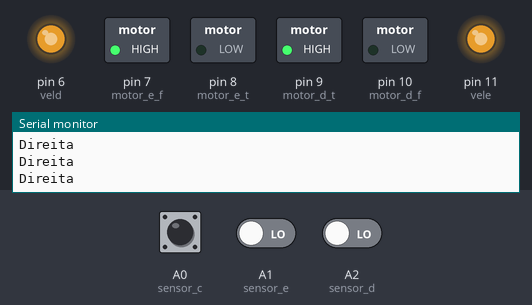
The sketch below on a simulated Arduino Uno, built with avr-gcc and run on an emulated ATmega328P. Shown: switched loads named in the sketch (green lamp = pin HIGH), output pins drawn as LEDs (lit = HIGH), the last lines printed to the serial monitor. Dashed ring = blinking. Inputs (shaded band) come from the test bench; at power-on: A0 (sensor_c) HIGH, A2 (sensor_d) LOW, A1 (sensor_e) LOW. Random numbers use the default seed unless the sketch sets one.

Above: at 1.2 s.
1.3 s: A0 (sensor_c) driven LOW
At 2.1 s:
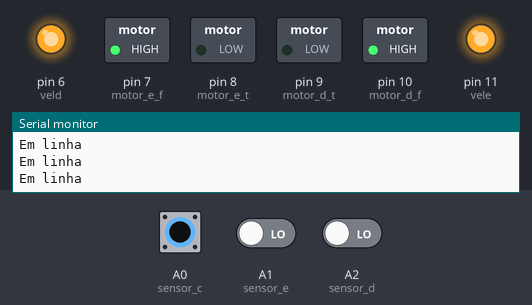
2.8 s: A0 (sensor_c) driven HIGH
At 3.7 s:
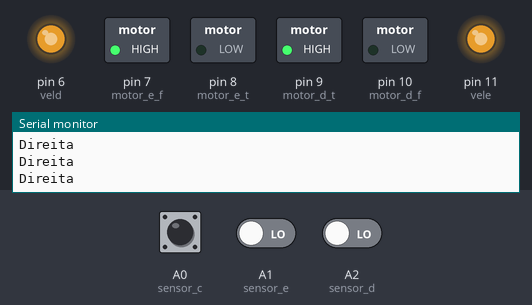
5.8 s: A0 (sensor_c) pulsed LOW 5 times (0.12 s each, 0.3 s apart)
At 6.32 s:
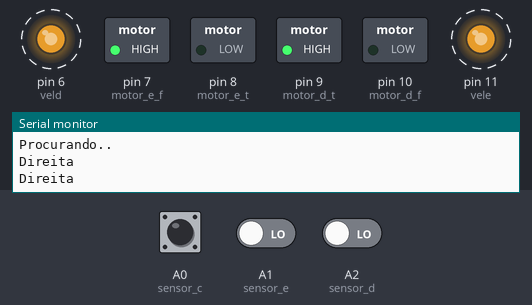
10.3 s: A0 (sensor_c) driven LOW and A2 (sensor_d) driven HIGH
At 11.5 s:
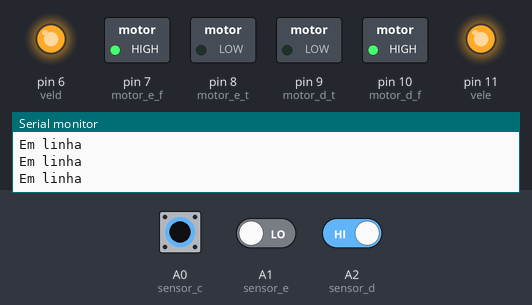
13.3 s: A0 (sensor_c) driven HIGH
At 14.1 s:
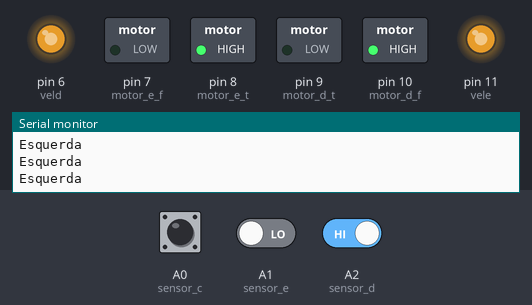
Timing chart, 0 to 15.8 s (numbered marks = the images above; inputs shaded):
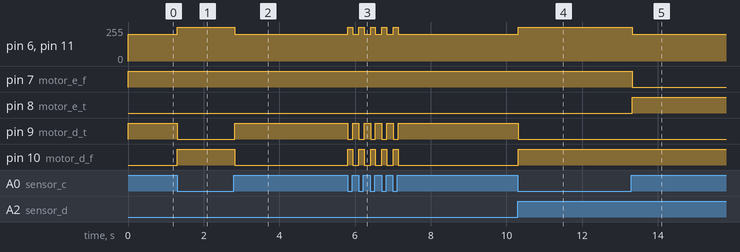

Measured:
- after the input at 1.3 s, pin 6 (veld), pin 11 (vele): 200/255 → 255/255 at once; pin 9 (motor_d_t): HIGH → LOW at once; pin 10 (motor_d_f): LOW → HIGH at once
- after the input at 2.8 s, pin 6 (veld), pin 11 (vele): 255/255 → 200/255 at once; pin 9 (motor_d_t): LOW → HIGH at once; pin 10 (motor_d_f): HIGH → LOW at once
- after the input at 5.8 s, pin 6 (veld): alternates 255/255 for 0.14 s and 200/255 for 0.17 s, 10 changes in all, then stays 200/255, starting at once; pin 9 (motor_d_t): alternates HIGH for 0.17 s and LOW for 0.14 s, 10 changes in all, then stays HIGH, starting at once
- after the input at 10.3 s, pin 6 (veld), pin 11 (vele): 200/255 → 255/255 at once; pin 9 (motor_d_t): HIGH → LOW at once; pin 10 (motor_d_f): LOW → HIGH at once
- after the input at 13.3 s, pin 6 (veld), pin 11 (vele): 255/255 → 200/255 at once; pin 7 (motor_e_f): HIGH → LOW at once; pin 8 (motor_e_t): LOW → HIGH at once

The sketch:

SegudirDeLinha.ino
```cpp
//Declara Variavel do Motor
int motor_d_f = 10;
int motor_d_t = 9;
int motor_e_t = 8;
int motor_e_f = 7;

//Declara Variavel do Sensor Velocidade
int vele = 11;
int veld = 6;

//Velocidades
int reto1 = 255;
int reto2 = 255;
int curva_direita1 = 200;
int curva_direita2 = 200;
int curva_esquerda1 = 200;
int curva_esquerda2 = 200;
int minimo1 = 255;
int minimo2 = 255;

//Declara Sensores
int sensor_d = A2;
int sensor_e = A1;
int sensor_c = A0;

//Segue linha reta
void reto()
{
  analogWrite (vele, reto1);
  analogWrite (veld, reto2);

  digitalWrite (motor_d_f, HIGH);
  digitalWrite (motor_d_t, LOW);
  digitalWrite (motor_e_f, HIGH);
  digitalWrite (motor_e_t, LOW);
}

void curva_esquerda()
{

  analogWrite (veld, curva_direita1);
  analogWrite (vele, curva_direita2);

  digitalWrite (motor_d_f, HIGH);
  digitalWrite (motor_d_t, LOW);
  digitalWrite (motor_e_f, LOW);
  digitalWrite (motor_e_t, HIGH);
}

void curva_direita()
{
  analogWrite (veld, curva_esquerda1);
  analogWrite (vele, curva_esquerda2);

  digitalWrite (motor_d_f, LOW);
  digitalWrite (motor_d_t, HIGH);
  digitalWrite (motor_e_f, HIGH);
  digitalWrite (motor_e_t, LOW);
}

//Velocidade Minima
void minimo()
{
  analogWrite (vele, minimo1);
  analogWrite (veld, minimo2);

  digitalWrite (motor_d_f, HIGH);
  digitalWrite (motor_d_t, LOW);
  digitalWrite (motor_e_f, HIGH);
  digitalWrite (motor_e_t, LOW);
}

//Freio
void parar()
{
  digitalWrite (motor_d_f, HIGH);
  digitalWrite (motor_d_t, HIGH);
  digitalWrite (motor_e_f, HIGH);
  digitalWrite (motor_e_t, HIGH);
}


void setup()
{
  for (int x=7; x<11; x++)
  {
    pinMode (x, OUTPUT);
  }

  pinMode (sensor_e, INPUT);
  pinMode (sensor_c, INPUT);
  pinMode (sensor_d, INPUT);

  pinMode (vele, OUTPUT);
  pinMode (veld, OUTPUT);

  Serial.begin (9600);
}

void loop()
{
  while(digitalRead(sensor_c) == LOW) //Linha Reta
  {
    reto();
    //if(digitalRead(sensor_d) == LOW || digitalRead(sensor_e) == LOW)
    //  {break;}
    Serial.println("Em linha");
  }

  while(1) //Procura Direta , Esquerda
  {
    minimo();

    Serial.println("Procurando..");

    if(digitalRead(sensor_d) == LOW) //Curva Direta
    {
      while(digitalRead(sensor_c) != LOW)
      {
        curva_direita();
        Serial.println("Direita");
      }
      break;
    }
    if(digitalRead(sensor_e) == LOW) //Curva Esquerda
    {
      while(digitalRead(sensor_c) != LOW)
      {
        curva_esquerda();
        Serial.println("Esquerda");
      }
      break;
    }
    if(digitalRead(sensor_c) == LOW) //Achou a linha
    {
      break;
    }
  }
}
```

Novo.c
```cpp
#include<stdio.h>
#include<stdlib.h>
#include<time.h>
#include<math.h>

#define T 5 // Tamanho em Binario
#define P 5 // Tamanho da população

struct individuo
{
	int cromossomo[T]; //Em binario Tamanho 5
	int fitness; //Aptdao
	int decimal; //Numero decimal
	int posicaoMultacao;
	int antesDaMultacao[T];
	int antesDecimal;
};

typedef struct individuo Individuo;

double FuncaoAptdao (double x) //Funcao de Aptdao
{

	x = 100 + (fabs (x * sin ( sqrt( fabs(x) ) ) ) );

	return x;
}

int random (int ateOndeGerar)
{
	return (rand() % ateOndeGerar);
}

int converterParaDecimal( const int * bin )
{
    int n = 0;
    int i = 0;
    int nbits = 5;

    for( i = 0; i < nbits; i++ )
        n += ( bin[ nbits - i - 1 ] == 1 ) ? (1 << i) : 0;
    return n;
}

Individuo multar (Individuo individuo) //Funcao para multar BIT, Multar individuo
{
	int r = random(T);

	individuo.posicaoMultacao = r;
	individuo.antesDecimal = converterParaDecimal(individuo.cromossomo);

	for(int x = 0; x < T; x++)
	{
		individuo.antesDaMultacao[x] = individuo.cromossomo[x];
	}

	if(individuo.cromossomo[r] == 0)
	{
		individuo.cromossomo[r] = 1;
	}
	else
	{
		individuo.cromossomo[r] = 0;
	}

	return individuo;
}


int main ()
{
	srand(time(NULL));

	Individuo individuo[T];
	int r = 0;

	for(int i = 0; i < P; i++)
	{
		for(int x = 0; x < T; x++) // Criar individuo
		{
			individuo[i].cromossomo[x] = random(2); // Gerar numeros em binario;
		}

		r = random(T);

		individuo[i].posicaoMultacao = NULL;

		if(r == 1)
		{
			individuo[i] = multar(individuo[i]); //Multar individuo
		}

		individuo[i].decimal = converterParaDecimal(individuo[i].cromossomo);

	}

	for(int i = 0; i < P; i++)
	{
		for(int x = 0; x < T; x++) // Printar individuos
		{
			printf("%i", individuo[i].cromossomo[x]);
		}

		printf(" Decimal: %i ", individuo[i].decimal);

		if(individuo[i].posicaoMultacao != NULL) // Verifica se foi multado
		{
			printf("|Multacao| Posicao->%i ", individuo[i].posicaoMultacao);
			for(int x = 0; x < T; x++)
			{
				printf("%i", individuo[i].antesDaMultacao[x]);
			}
			printf("<-Anterior Decimal: %i", individuo[i].antesDecimal);
		}
		puts("");
	}


	return 0;
}
```
